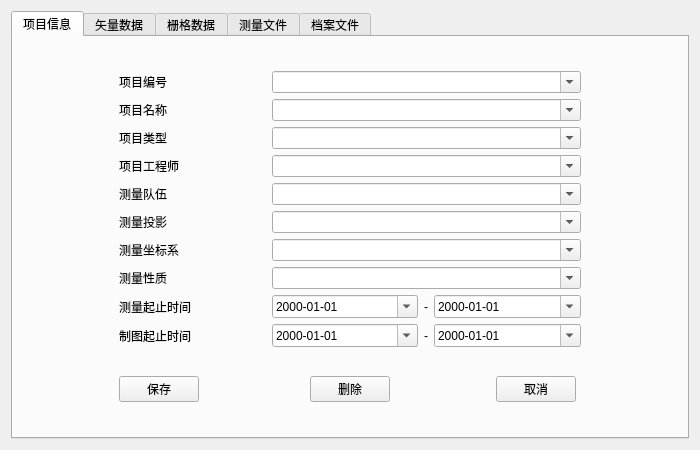
<?xml version="1.0" encoding="UTF-8"?>
<ui version="4.0">
 <class>ProjectRegisterWnd</class>
 <widget class="QWidget" name="ProjectRegisterWnd">
  <property name="geometry">
   <rect>
    <x>0</x>
    <y>0</y>
    <width>700</width>
    <height>450</height>
   </rect>
  </property>
  <property name="windowTitle">
   <string>项目登记</string>
  </property>
  <layout class="QGridLayout" name="gridLayout_6">
   <item row="0" column="0">
    <widget class="QTabWidget" name="tabWidget_survey">
     <property name="currentIndex">
      <number>0</number>
     </property>
     <widget class="QWidget" name="tab">
      <attribute name="title">
       <string>项目信息</string>
      </attribute>
      <layout class="QGridLayout" name="gridLayout_7">
       <item row="1" column="0">
        <widget class="QPushButton" name="pushButton_saveProject">
         <property name="sizePolicy">
          <sizepolicy hsizetype="Fixed" vsizetype="Fixed">
           <horstretch>0</horstretch>
           <verstretch>0</verstretch>
          </sizepolicy>
         </property>
         <property name="text">
          <string>保存</string>
         </property>
        </widget>
       </item>
       <item row="0" column="0" colspan="3">
        <layout class="QGridLayout" name="gridLayout_2">
         <item row="6" column="1" colspan="3">
          <widget class="QComboBox" name="comboBox_surveyCoor">
           <property name="editable">
            <bool>true</bool>
           </property>
          </widget>
         </item>
         <item row="7" column="0">
          <widget class="QLabel" name="label_8">
           <property name="layoutDirection">
            <enum>Qt::LeftToRight</enum>
           </property>
           <property name="autoFillBackground">
            <bool>false</bool>
           </property>
           <property name="text">
            <string>测量性质</string>
           </property>
          </widget>
         </item>
         <item row="2" column="1" colspan="3">
          <widget class="QComboBox" name="comboBox_projectType">
           <property name="editable">
            <bool>true</bool>
           </property>
          </widget>
         </item>
         <item row="7" column="1" colspan="3">
          <widget class="QComboBox" name="comboBox_surveyType">
           <property name="editable">
            <bool>true</bool>
           </property>
          </widget>
         </item>
         <item row="5" column="0">
          <widget class="QLabel" name="label_6">
           <property name="text">
            <string>测量投影</string>
           </property>
          </widget>
         </item>
         <item row="8" column="0">
          <widget class="QLabel" name="label_13">
           <property name="text">
            <string>测量起止时间</string>
           </property>
          </widget>
         </item>
         <item row="4" column="1" colspan="3">
          <widget class="QComboBox" name="comboBox_surveyTeam">
           <property name="editable">
            <bool>true</bool>
           </property>
          </widget>
         </item>
         <item row="8" column="1">
          <widget class="QDateEdit" name="dateEdit_surveyStart">
           <property name="displayFormat">
            <string>yyyy-MM-dd</string>
           </property>
           <property name="calendarPopup">
            <bool>true</bool>
           </property>
          </widget>
         </item>
         <item row="8" column="2">
          <widget class="QLabel" name="label_14">
           <property name="sizePolicy">
            <sizepolicy hsizetype="Fixed" vsizetype="Preferred">
             <horstretch>0</horstretch>
             <verstretch>0</verstretch>
            </sizepolicy>
           </property>
           <property name="text">
            <string>-</string>
           </property>
          </widget>
         </item>
         <item row="1" column="1" colspan="3">
          <widget class="QComboBox" name="comboBox_projectName">
           <property name="editable">
            <bool>true</bool>
           </property>
          </widget>
         </item>
         <item row="0" column="1" colspan="3">
          <widget class="QComboBox" name="comboBox_projectID">
           <property name="editable">
            <bool>true</bool>
           </property>
          </widget>
         </item>
         <item row="1" column="0">
          <widget class="QLabel" name="label_2">
           <property name="text">
            <string>项目名称</string>
           </property>
          </widget>
         </item>
         <item row="2" column="0">
          <widget class="QLabel" name="label_3">
           <property name="text">
            <string>项目类型</string>
           </property>
          </widget>
         </item>
         <item row="3" column="0">
          <widget class="QLabel" name="label_4">
           <property name="text">
            <string>项目工程师</string>
           </property>
          </widget>
         </item>
         <item row="4" column="0">
          <widget class="QLabel" name="label_5">
           <property name="text">
            <string>测量队伍</string>
           </property>
          </widget>
         </item>
         <item row="5" column="1" colspan="3">
          <widget class="QComboBox" name="comboBox_surveyPrj">
           <property name="editable">
            <bool>true</bool>
           </property>
          </widget>
         </item>
         <item row="0" column="0">
          <widget class="QLabel" name="label">
           <property name="text">
            <string>项目编号</string>
           </property>
          </widget>
         </item>
         <item row="3" column="1" colspan="3">
          <widget class="QComboBox" name="comboBox_projectEngineer">
           <property name="editable">
            <bool>true</bool>
           </property>
          </widget>
         </item>
         <item row="6" column="0">
          <widget class="QLabel" name="label_7">
           <property name="text">
            <string>测量坐标系</string>
           </property>
          </widget>
         </item>
         <item row="8" column="3">
          <widget class="QDateEdit" name="dateEdit_surveyEnd">
           <property name="readOnly">
            <bool>false</bool>
           </property>
           <property name="displayFormat">
            <string>yyyy-MM-dd</string>
           </property>
           <property name="calendarPopup">
            <bool>true</bool>
           </property>
          </widget>
         </item>
         <item row="9" column="0">
          <widget class="QLabel" name="label_15">
           <property name="text">
            <string>制图起止时间</string>
           </property>
          </widget>
         </item>
         <item row="9" column="1">
          <widget class="QDateEdit" name="dateEdit_chartStart">
           <property name="displayFormat">
            <string>yyyy-MM-dd</string>
           </property>
           <property name="calendarPopup">
            <bool>true</bool>
           </property>
          </widget>
         </item>
         <item row="9" column="3">
          <widget class="QDateEdit" name="dateEdit_chartEnd">
           <property name="displayFormat">
            <string>yyyy-MM-dd</string>
           </property>
           <property name="calendarPopup">
            <bool>true</bool>
           </property>
          </widget>
         </item>
         <item row="9" column="2">
          <widget class="QLabel" name="label_16">
           <property name="sizePolicy">
            <sizepolicy hsizetype="Fixed" vsizetype="Preferred">
             <horstretch>0</horstretch>
             <verstretch>0</verstretch>
            </sizepolicy>
           </property>
           <property name="text">
            <string>-</string>
           </property>
          </widget>
         </item>
        </layout>
       </item>
       <item row="1" column="2">
        <widget class="QPushButton" name="pushButton_cancel">
         <property name="sizePolicy">
          <sizepolicy hsizetype="Fixed" vsizetype="Fixed">
           <horstretch>0</horstretch>
           <verstretch>0</verstretch>
          </sizepolicy>
         </property>
         <property name="text">
          <string>取消</string>
         </property>
        </widget>
       </item>
       <item row="1" column="1">
        <widget class="QPushButton" name="pushButton_delete">
         <property name="sizePolicy">
          <sizepolicy hsizetype="Fixed" vsizetype="Fixed">
           <horstretch>0</horstretch>
           <verstretch>0</verstretch>
          </sizepolicy>
         </property>
         <property name="text">
          <string>删除</string>
         </property>
        </widget>
       </item>
      </layout>
     </widget>
     <widget class="QWidget" name="tab_2">
      <attribute name="title">
       <string>矢量数据</string>
      </attribute>
      <layout class="QGridLayout" name="gridLayout">
       <item row="3" column="1">
        <widget class="QPushButton" name="pushButton_importDatabase">
         <property name="text">
          <string>导入数据库</string>
         </property>
        </widget>
       </item>
       <item row="2" column="2">
        <spacer name="horizontalSpacer">
         <property name="orientation">
          <enum>Qt::Horizontal</enum>
         </property>
         <property name="sizeHint" stdset="0">
          <size>
           <width>40</width>
           <height>20</height>
          </size>
         </property>
        </spacer>
       </item>
       <item row="2" column="1">
        <widget class="QPushButton" name="pushButton_newDatabase">
         <property name="text">
          <string>新建数据库</string>
         </property>
        </widget>
       </item>
       <item row="0" column="1" rowspan="2">
        <spacer name="verticalSpacer_2">
         <property name="orientation">
          <enum>Qt::Vertical</enum>
         </property>
         <property name="sizeHint" stdset="0">
          <size>
           <width>20</width>
           <height>40</height>
          </size>
         </property>
        </spacer>
       </item>
       <item row="4" column="1">
        <spacer name="verticalSpacer">
         <property name="orientation">
          <enum>Qt::Vertical</enum>
         </property>
         <property name="sizeHint" stdset="0">
          <size>
           <width>20</width>
           <height>40</height>
          </size>
         </property>
        </spacer>
       </item>
       <item row="0" column="0">
        <widget class="QLabel" name="label_12">
         <property name="text">
          <string>矢量数据列表：</string>
         </property>
        </widget>
       </item>
       <item row="1" column="0" rowspan="4">
        <widget class="QListWidget" name="listWidget_vector">
         <property name="focusPolicy">
          <enum>Qt::WheelFocus</enum>
         </property>
         <property name="selectionMode">
          <enum>QAbstractItemView::ExtendedSelection</enum>
         </property>
         <property name="selectionBehavior">
          <enum>QAbstractItemView::SelectRows</enum>
         </property>
        </widget>
       </item>
      </layout>
     </widget>
     <widget class="QWidget" name="tab_3">
      <attribute name="title">
       <string>栅格数据</string>
      </attribute>
      <layout class="QGridLayout" name="gridLayout_3">
       <item row="0" column="0">
        <widget class="QLabel" name="label_9">
         <property name="text">
          <string>影像列表</string>
         </property>
        </widget>
       </item>
       <item row="2" column="0">
        <widget class="QPushButton" name="pushButton_importRaster">
         <property name="text">
          <string>导入影像</string>
         </property>
        </widget>
       </item>
       <item row="2" column="1">
        <widget class="QPushButton" name="pushButton_updateRasterMD">
         <property name="text">
          <string>更新元数据</string>
         </property>
        </widget>
       </item>
       <item row="2" column="2">
        <widget class="QPushButton" name="pushButton_saveRasterMD">
         <property name="text">
          <string>保存元数据</string>
         </property>
        </widget>
       </item>
       <item row="1" column="0" colspan="3">
        <widget class="QTableView" name="tableView_raster"/>
       </item>
      </layout>
     </widget>
     <widget class="QWidget" name="tab_4">
      <attribute name="title">
       <string>测量文件</string>
      </attribute>
      <layout class="QGridLayout" name="gridLayout_4">
       <item row="0" column="0">
        <widget class="QLabel" name="label_10">
         <property name="text">
          <string>文件列表</string>
         </property>
        </widget>
       </item>
       <item row="1" column="0" colspan="3">
        <widget class="QTableView" name="tableView_survey"/>
       </item>
       <item row="2" column="0">
        <widget class="QPushButton" name="pushButton_importSurvey">
         <property name="text">
          <string>导入文件夹</string>
         </property>
        </widget>
       </item>
       <item row="2" column="1">
        <widget class="QPushButton" name="pushButton_updateSurveyMD">
         <property name="text">
          <string>更新元数据</string>
         </property>
        </widget>
       </item>
       <item row="2" column="2">
        <widget class="QPushButton" name="pushButton_saveSurveyMD">
         <property name="text">
          <string>保存元数据</string>
         </property>
        </widget>
       </item>
      </layout>
     </widget>
     <widget class="QWidget" name="tab_5">
      <attribute name="title">
       <string>档案文件</string>
      </attribute>
      <layout class="QGridLayout" name="gridLayout_5">
       <item row="0" column="0">
        <widget class="QLabel" name="label_11">
         <property name="text">
          <string>文件列表</string>
         </property>
        </widget>
       </item>
       <item row="2" column="0">
        <widget class="QPushButton" name="pushButton_importArchive">
         <property name="text">
          <string>导入文件夹</string>
         </property>
        </widget>
       </item>
       <item row="2" column="1">
        <widget class="QPushButton" name="pushButton_updateArchiveMD">
         <property name="text">
          <string>更新元数据</string>
         </property>
        </widget>
       </item>
       <item row="2" column="2">
        <widget class="QPushButton" name="pushButton_saveArchiveMD">
         <property name="text">
          <string>保存元数据</string>
         </property>
        </widget>
       </item>
       <item row="1" column="0" colspan="3">
        <widget class="QTableView" name="tableView_archive"/>
       </item>
      </layout>
     </widget>
    </widget>
   </item>
  </layout>
 </widget>
 <layoutdefault spacing="6" margin="11"/>
 <tabstops>
  <tabstop>comboBox_projectID</tabstop>
  <tabstop>comboBox_projectName</tabstop>
  <tabstop>comboBox_projectType</tabstop>
  <tabstop>comboBox_projectEngineer</tabstop>
  <tabstop>comboBox_surveyTeam</tabstop>
  <tabstop>comboBox_surveyPrj</tabstop>
  <tabstop>comboBox_surveyCoor</tabstop>
  <tabstop>comboBox_surveyType</tabstop>
  <tabstop>pushButton_saveProject</tabstop>
  <tabstop>pushButton_delete</tabstop>
  <tabstop>pushButton_cancel</tabstop>
  <tabstop>pushButton_newDatabase</tabstop>
  <tabstop>pushButton_importDatabase</tabstop>
  <tabstop>pushButton_importRaster</tabstop>
  <tabstop>pushButton_updateRasterMD</tabstop>
  <tabstop>pushButton_saveRasterMD</tabstop>
  <tabstop>tableView_raster</tabstop>
  <tabstop>pushButton_importSurvey</tabstop>
  <tabstop>pushButton_updateSurveyMD</tabstop>
  <tabstop>pushButton_saveSurveyMD</tabstop>
  <tabstop>tableView_survey</tabstop>
  <tabstop>pushButton_importArchive</tabstop>
  <tabstop>pushButton_updateArchiveMD</tabstop>
  <tabstop>pushButton_saveArchiveMD</tabstop>
  <tabstop>tableView_archive</tabstop>
 </tabstops>
 <resources/>
 <connections/>
</ui>
